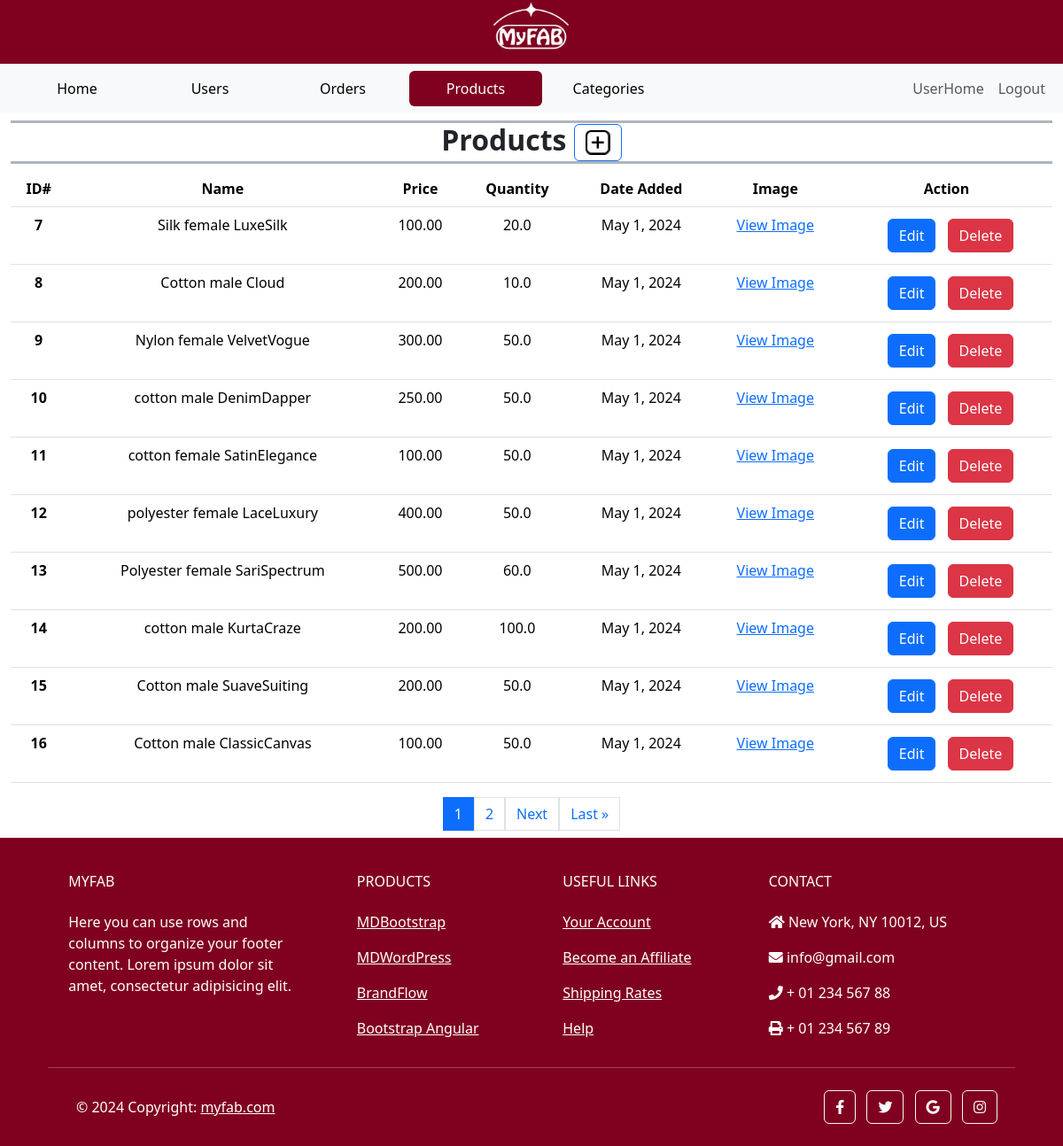
The page /custom_admin/products/ (signed in) on the database as committed earlier.
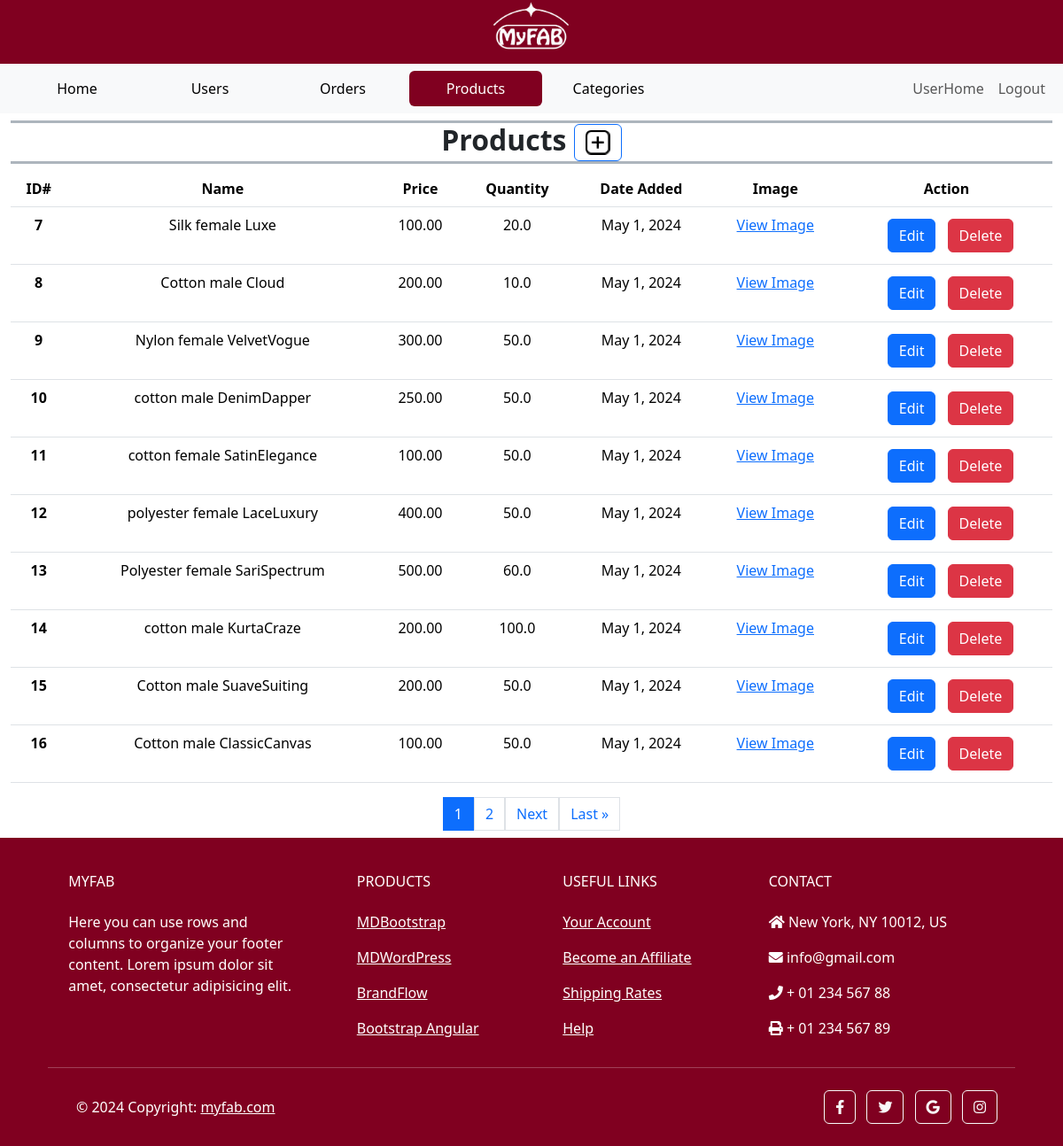
The same page on the database as committed later.
### main/models.py (models this page shows, shortened)
class Product(models.Model):
    name = models.CharField(max_length=255, unique=True, blank=False, null=False)
    price = models.DecimalField(max_digits=10, decimal_places=2, default=0, validators=[MinValueValidator(0)])
    image = models.ImageField(upload_to='images/products')
    description = models.TextField(blank=True)
    qty = models.FloatField(default=0, validators=[MinValueValidator(0)])
    add_date = models.DateField(auto_now_add=True)
    is_active = models.BooleanField(default=True)
    usages = models.ManyToManyField(Usage)
    category_choices = models.ManyToManyField(CategoryChoice)

### custom_admin/views.py (the view)
# urls.py: path('products/', AdminProducts.as_view(), name = 'admin_products'),
class AdminProducts(View):
    def get(self, request):
        products = Product.objects.all()
        paginator = Paginator(products, 10)
        page_number = request.GET.get('page')
        try:
            paged_products = paginator.page(page_number)
        except PageNotAnInteger:
            paged_products = paginator.page(1)
        except EmptyPage:
             paged_products = paginator.page(paginator.num_pages)
        context = {'products': paged_products}
        return render(request, 'admin_products.html', context)

### templates/admin_products.html (shortened to what the changed rows need)
{% extends 'admin_base.html' %}
{% load static %}
{% block content %}
    <section class="mb-2">
        <div class="container-fluid">
            <div class="row h-100">
                <div class="col-12">
                    <div class="table-responsive text-center">
                        <table class="table  table-hover">
                            <thead>
                            <tr>
                                <th scope="col">ID#</th>
                                <th scope="col">Name</th>
                                <th scope="col">Price</th>
                                <th scope="col">Quantity</th>
                                <th scope="col">Date Added</th>
                                <th scope="col">Image</th>
                                <th scope="col">Action</th>
                            </tr>
                            </thead>
                            {% for product in products  %}
                            <tbody>
                                <tr>
                                    <th scope="col">{{ product.id }}</th>
                                    <td>{{ product.name }}</td>
                                    <td>{{ product.price }}</td>
                                    <td>{{ product.qty }}</td>
                                    <td>{{ product.add_date }}</td>
                                    <td><a href="{{ product.image.url }}" target="_blank">View Image</a></td>
                                    <td>
                                        <button class="btn btn-sm">
                                            <a href="{% url 'custom_admin:admin_product_edit' product.id %}" class="btn btn-primary">Edit</a>
                                        </button>
                                        <button class="btn btn-danger delete-product" data-bs-toggle="modal" data-bs-target="#confirmationModal" data-id="{{ product.pk }}" data-name="{{ product.name }}">
                                            Delete
                                        </button>
                                    </td>
                                </tr>
                            </tbody>
                            {% endfor %}
                        </table>
                    </div>
                </div>
            </div>
        </div>
    </section>
{% endblock content %}

Rows that differ between the two databases and show on the page:
changed Product id 7: name "Silk female LuxeSilk" → "Silk female Luxe"
